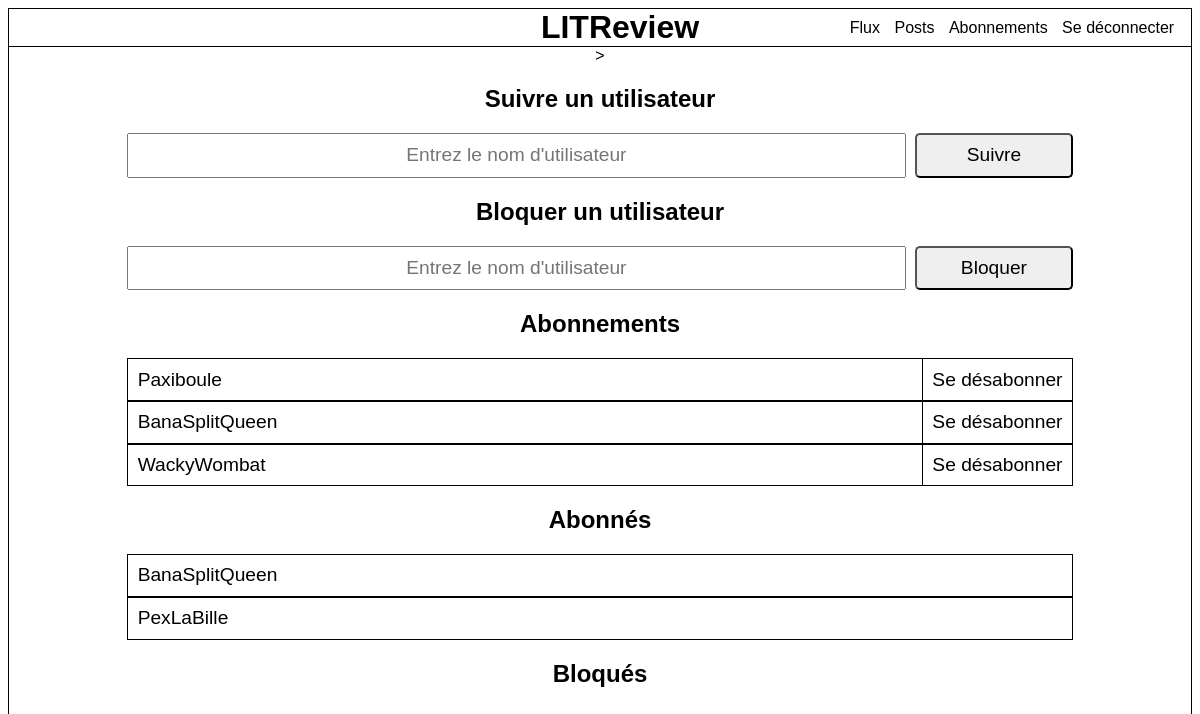
/subscriptions/ (signed in), run on the app's committed database.
### reviews/models.py (models this page shows, shortened)
class UserFollows(models.Model):
    user = models.ForeignKey(settings.AUTH_USER_MODEL, on_delete=models.CASCADE, related_name='user_follows')
    follow_user = models.ForeignKey(settings.AUTH_USER_MODEL, on_delete=models.CASCADE, related_name='followed_by')

### authentication/models.py (models this page shows)
class User(AbstractUser):
    following = models.ManyToManyField('self', symmetrical=False, related_name='followers')
    follower = models.ManyToManyField('self', symmetrical=False, related_name='followings')

### reviews/views.py (the view)
# urls.py: path('subscriptions/', reviews.views.subscription_view, name='subscriptions'),
@login_required
def subscription_view(request):
    user = request.user
    subscriptions = UserFollows.objects.filter(user=user)
    followers = UserFollows.objects.filter(follow_user=user)
    blocked = UserBlock.objects.filter(user=user)
    form_block = BlockForm(request.POST or None)
    form_sub = SubscriptionForm(request.POST or None)
    for object in User.objects.all():
        if form_sub['follow_user'].value() == object.username:
            choice = object
    for object in User.objects.all():
        if form_block['block_user'].value() == object.username:
            block_choice = object
    try:
        if request.method == 'POST' and form_sub['follow_user'].value() == choice.username:
            followee = choice
            if not UserFollows.objects.filter(user=user, follow_user=followee).exists():
                UserFollows.objects.create(user=user, follow_user=followee)
    except Exception as e:
        print(e)
    try:
        if request.method == 'POST' and form_block['block_user'].value() == block_choice.username:
            blockee = block_choice
            if not UserBlock.objects.filter(user=user, block_user=blockee).exists():
                UserBlock.objects.create(user=user, block_user=blockee)
    except Exception as e:
        print(e)
    return render(request, 'reviews/subscriptions.html',
                  {'subscriptions': subscriptions, 'followers': followers, 'blocked': blocked,
                   'form_sub': form_sub, 'form_block': form_block})

### reviews/forms.py
class SubscriptionForm(forms.ModelForm):
    class Meta:
        model = UserFollows
        fields = ['follow_user']
        widgets = {
                    'follow_user': forms.TextInput(attrs={'placeholder': 'Entrez le nom d\'utilisateur'}),
                    }

class BlockForm(forms.ModelForm):
    class Meta:
        model = UserBlock
        fields = ['block_user']
        widgets = {
                    'block_user': forms.TextInput(attrs={'placeholder': 'Entrez le nom d\'utilisateur'}),
        }

### reviews/templates/reviews/subscriptions.html (shortened to what this page needs)
{% extends 'base.html' %}
{% block content %}
<div class="follow-menu">
    >
    <div class="follow-add">
        <h2> Suivre un utilisateur</h2>
        <form method="post" >
            {{ form_sub.follow_user }}
            <button type="submit">Suivre</button>
        </form>
    </div>
    <div class="block-add">
        <h2> Bloquer un utilisateur</h2>
        <form method="post" >
            {{ form_block.block_user }}
            <button type="submit">Bloquer</button>
        </form>
    </div>
        <h2>Abonnements</h2>
            <div>
                {% for subscription in subscriptions %}
                    <div class="followed">{{ subscription.follow_user }} <a href="{% url 'unfollow' follow_id=subscription.id %}">Se désabonner</a></div>
                {% endfor %}
            </div>
        <h2>Abonnés</h2>
            <div>
                {% for follower in followers %}
                    <div class="followers">{{ follower.user }}</div>
                {% endfor %}
            </div>
        <h2>Bloqués</h2>
    </div>
{% endblock content %}

### static/css/styles.css (style rules this page uses)
body { border: 1px solid #000; padding: 0%; font-family: Helvetica; }
h2 { text-align: center; }
.follow-menu { justify-content: space-evenly; text-align: center; padding: 10%; padding-top: 0px; }
.follow-menu button { font-size: larger; }
.follow-add, .block-add { display: block; }
.follow-add form, .block-add form { display: flex; }
.follow-add input, .block-add input { width: 100%; padding: 1%; text-align: center; margin-right: 1%; font-size: larger; }
.follow-add button , .block-add button { border-radius: 5px; width: 20%; }
.followed, .followers, .blocked { border: 1px solid #000; font-size: larger; text-align: left; display: flex; align-items: center; padding-left: 1%; justify-content:space-between; }
.followers { padding: 1%; justify-content:space-between; }
.followed a, .blocked a { border-left: 1px solid #000; text-align: right; padding: 1%; text-decoration: none; color: inherit; }

### data on the page
UserFollows: follow_user "Paxiboule"
UserFollows: follow_user "BanaSplitQueen"
UserFollows: follow_user "WackyWombat"
UserFollows: user "BanaSplitQueen"
UserFollows: user "PexLaBille"
